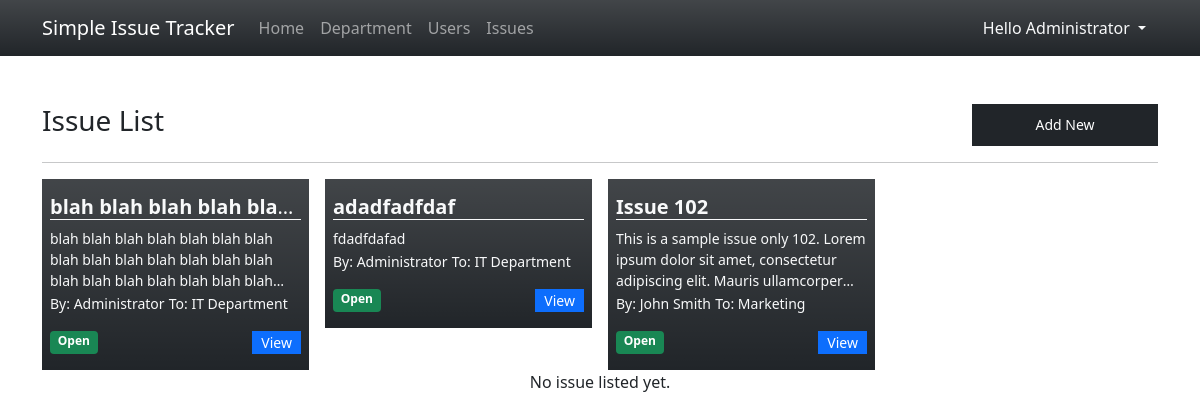
Page /?page=issues (signed in) on the committed database.
### tables this page shows
CREATE TABLE issue_list (
            `issue_id` INTEGER PRIMARY KEY AUTOINCREMENT,
            `title` TEXT NOT NULL,
            `description` TEXT NOT NULL,
            `department_id` INTEGER NOT NULL,
            `user_id` INTEGER NOT NULL,
            `status` INTEGER NOT NULL DEFAULT 0,
            `date_created` TIMESTAMP DEFAULT CURRENT_TIMESTAMP,
            `date_updated` TIMESTAMP NULL
        );

CREATE TABLE user_list (
            `user_id` INTEGER PRIMARY KEY AUTOINCREMENT,
            `fullname` TEXT NOT NULL,
            `email` TEXT NOT NULL,
            `contact` TEXT NOT NULL,
            `username` TEXT NOT NULL,
            `password` TEXT NOT NULL,
            `department_id` INTEGER,
            `type` INTEGER,
            `designation` TEXT NOT NULL,
            `date_created` TIMESTAMP DEFAULT CURRENT_TIMESTAMP
        );

CREATE TABLE department_list (
            `name` TEXT NOT NULL,
            `description` TEXT NOT NULL,
            `date_created` TIMESTAMP DEFAULT CURRENT_TIMESTAMP
        );

### issues.php (the view, shortened to what this page needs)
<div class="w-100 d-flex justify-content-between">
<h3>Issue List</h3>
<button class="btn btn-dark btn-sm py-1 rounded-0 col-2" type="button" id="create_new">Add New</button>
</div>
<hr>
<div class="row gx-3 row-cols-4">
    <?php
        $where = "";
        $sql = "SELECT i.*,u.fullname, d.name from issue_list i inner join department_list d on i.department_id = d.rowid inner join user_list u on i.user_id = u.user_id {$where} ORDER BY i.`status` asc, strftime('%s', i.date_created) desc";
        $qry = $conn->query($sql);
        while($row = $qry->fetchArray()):
    ?>
    <div class="col">
        <div class="w-100 bg-dark text-light bg-gradient opcaity-70 py-3 px-2">
            <h5 class="truncate-1 border-bottom border-light" title="<?php echo $row['title'] ?>"><b><?php echo $row['title'] ?></b></h5>
            <small class="truncate-3">
            <?php
                echo $row['description'];
            ?>
            </small>
            <?php if($_SESSION['type'] == 1): ?>
                <small>By: <?php echo $row['fullname'] ?></small>
                <small>To: <?php echo $row['name'] ?></small>
            <?php endif ?>
            <div class="w-100 d-flex justify-content-between align-items-middle mt-3">
                <?php
                if($row['status'] == 0 ){
                    echo "<span class='w-auto badge bg-success'>Open</span>";
                }else{
                    echo "<span class='w-auto badge bg-danger'>Closed</span>";
                }
                ?>
                <a class="btn btn-sm btn-primary col-auto py-0 rounded-0" href="./?page=view_issue&id=<?php echo md5($row['issue_id']) ?>">View</a>
            </div>
        </div>
    </div>
    <?php endwhile; ?>
</div>
<?php if(!$qry->fetchArray()): ?>
<div class="w-100 text-center">No issue listed yet.</div>
<?php endif; ?>

### index.php (style rules this page uses)
.truncate-1 { overflow: hidden; text-overflow: ellipsis; display: -webkit-box; -webkit-line-clamp: 1; -webkit-box-orient: vertical; }
.truncate-3 { overflow: hidden; text-overflow: ellipsis; display: -webkit-box; -webkit-line-clamp: 3; -webkit-box-orient: vertical; }

### rows in the picture
issue_list: title "blah blah blah blah…", description "blah blah blah blah blah blah blah blah blah blah blah blah blah blah blah blah blah blah blah blah…", user.fullname "Administrator", department_list.name "IT Department", status "Open"
issue_list: title "adadfadfdaf", description "fdadfdafad", user.fullname "Administrator", department_list.name "IT Department", status "Open"
issue_list: title "Issue 102", description "This is a sample issue only 102. Lorem ipsum dolor sit amet, consectetur adipiscing elit. Mauris…", user.fullname "John Smith", department_list.name "Marketing", status "Open"

### other values in the picture
$_SESSION['fullname'] "Administrator"
